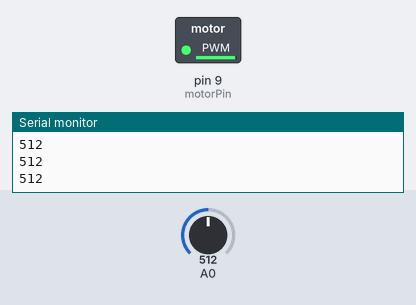
This sketch was run on a simulated Arduino Uno, built with avr-gcc and run on an emulated ATmega328P. Shown: switched loads named in the sketch (green lamp = pin HIGH), the last lines printed to the serial monitor. The inputs (shaded band) are chosen by the test bench; at power-on: A0 = 512.

Above: at 1.2 s.
1.3 s: A0 set to 953
2.8 s: A0 set to 987
At 4.0 s:
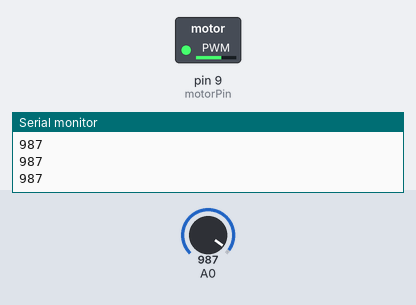
4.3 s: A0 set to 1022
5.8 s: A0 set to 1023
At 6.4 s:
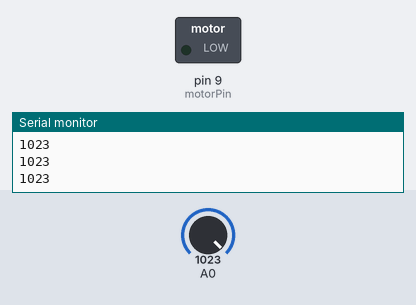
7.3 s: A0 set to 1000
At 8.5 s:
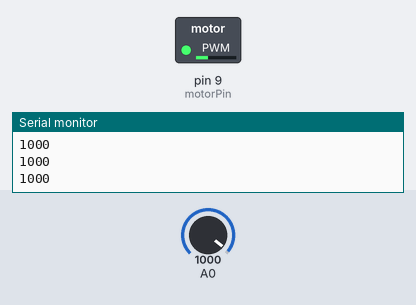
8.8 s: A0 set to 979
At 9.7 s:
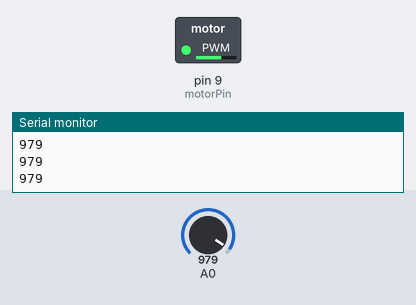
Timing chart, 0 to 11.3 s (numbered marks = the images above; inputs shaded):
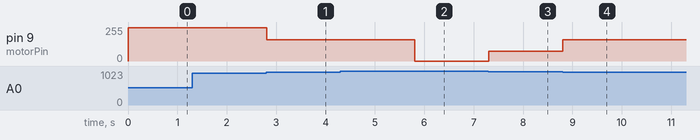

Measured:
- the behaviour switches between 969 and 970 on A0 (found by bisection; images 0 and 1)
- the behaviour switches between 1022 and 1023 on A0 (found by bisection; images 1 and 2)
- after the input at 2.8 s, pin 9 (motorPin): 250/255 → 160/255 at once
- after the input at 5.8 s, pin 9 (motorPin): 160/255 → 0/255 at once
- after the input at 7.3 s, pin 9 (motorPin): 0/255 → 75/255 at once
- after the input at 8.8 s, pin 9 (motorPin): 75/255 → 160/255 at once

The sketch:

teclado_con_molinillo.ino
```cpp
const int motorPin = 9;
int keyValue = 0;

void setup() {
  Serial.begin(9600);
}

void loop() {
  int keyValue = analogRead(A0);
 Serial.println(keyValue);

  if(keyValue ==1023){
    analogWrite(motorPin,0);
  }
  else if(keyValue >= 990 && keyValue <=1010){
    analogWrite(motorPin,75);
  }
  else if(keyValue >= 505 && keyValue <= 515){
    analogWrite(motorPin,250 );
  }
  else if(keyValue >= 5 && keyValue <=10){
    analogWrite(motorPin,40);
  }
  else if(keyValue >= 970 && keyValue <=989){
    analogWrite(motorPin,160);
  }


}
```
